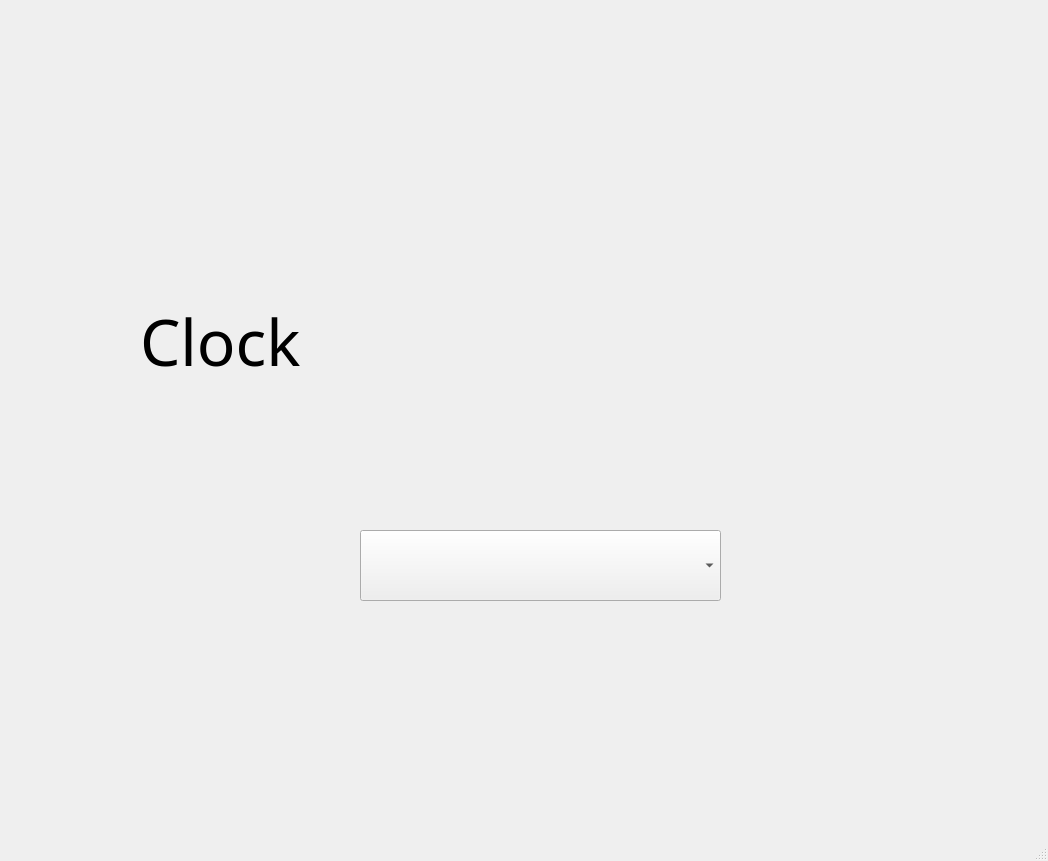
<?xml version="1.0" encoding="UTF-8"?>
<ui version="4.0">
 <class>MainWindow</class>
 <widget class="QMainWindow" name="MainWindow">
  <property name="geometry">
   <rect>
    <x>0</x>
    <y>0</y>
    <width>1048</width>
    <height>861</height>
   </rect>
  </property>
  <property name="windowTitle">
   <string>MainWindow</string>
  </property>
  <widget class="QWidget" name="centralwidget">
   <widget class="QLabel" name="DigitalClock">
    <property name="geometry">
     <rect>
      <x>140</x>
      <y>210</y>
      <width>801</width>
      <height>261</height>
     </rect>
    </property>
    <property name="font">
     <font>
      <family>Lucida Bright</family>
      <pointsize>48</pointsize>
     </font>
    </property>
    <property name="text">
     <string>Clock</string>
    </property>
   </widget>
   <widget class="QComboBox" name="cmbPaises">
    <property name="geometry">
     <rect>
      <x>360</x>
      <y>530</y>
      <width>361</width>
      <height>71</height>
     </rect>
    </property>
    <property name="font">
     <font>
      <pointsize>16</pointsize>
     </font>
    </property>
   </widget>
  </widget>
  <widget class="QMenuBar" name="menubar">
   <property name="geometry">
    <rect>
     <x>0</x>
     <y>0</y>
     <width>1048</width>
     <height>21</height>
    </rect>
   </property>
  </widget>
  <widget class="QStatusBar" name="statusbar"/>
 </widget>
 <resources/>
 <connections/>
</ui>
